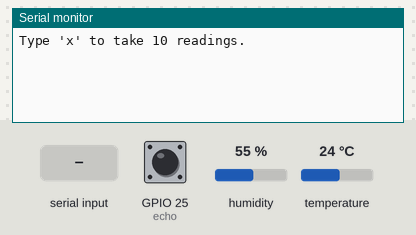
The sketch below on a simulated ESP32. On the bench: the last lines printed to the serial monitor. The test bench sets the inputs (shaded band); at power-on: GPIO 25 (echo) LOW, humidity 55 %, temperature 24 °C.

Above: at 1.2 s.
1.3 s: "x\n" received over Serial
At 2.5 s:
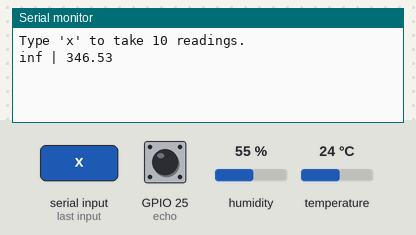
2.8 s: GPIO 25 (echo) pulsed HIGH 2 times (0.12 s each, 0.3 s apart)
6.4 s: humidity set to 22 %
At 7.9 s:
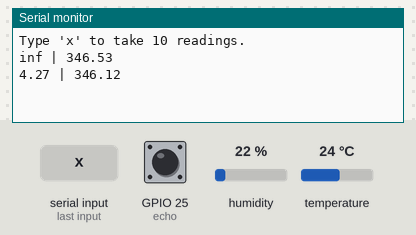

Measured:
- after the input at 1.3 s, the serial monitor: prints a new line after 0.07 s (image 1)
- after the input at 6.4 s, the serial monitor: prints a new line after 0.05 s (image 2)

The sketch:

RTSSv0.7.ino
```cpp
//check the images first to understand the setup needed and the calculations made.

#include <esp_timer.h>
#include <DHT.h>

const int DHTPIN = 23;
#define DHTTYPE DHT11

const int trigger = 27;
const int echo = 25;
const float dist = 25.6;

//set distance according to your setup

volatile int64_t start = 0;
volatile int64_t end = 0;
volatile bool ready = false;

DHT dht(DHTPIN, DHTTYPE);

//using software interrupts to measure time accurately

void IRAM_ATTR timeRec() {
  if (digitalRead(echo)) {
    start = esp_timer_get_time();
  } else {
    end = esp_timer_get_time();
    ready = true;
  }
}

void setup() {
  Serial.begin(115200);
  pinMode(trigger, OUTPUT);
  pinMode(echo, INPUT);
  attachInterrupt(digitalPinToInterrupt(echo), timeRec, CHANGE);
  dht.begin();
  Serial.println("Type 'x' to take 10 readings.");
}

void RTSS() {

  //Ultrasonic sensor thingy
  digitalWrite(trigger, LOW);
  delayMicroseconds(2);
  digitalWrite(trigger, HIGH);
  delayMicroseconds(10);
  digitalWrite(trigger, LOW);

  delay(50);

  float T = dht.readTemperature(); //degree celcius
  float H = dht.readHumidity(); //%age relative humdity


  float time_sec = (end - start) / 1e6; //time in microsec = seconds * 10^-6
  float correction = sqrt(sq(dist) + sq(1.05)); //still in cm
  float calculated_speed = 0.02 * correction / time_sec; //multiplied by 2, cuz two-way trip; divided by 100, cuz cm --> m

  float theoretical_speed = 331.3 + (0.606*T) + (0.0124*H);

  Serial.print(calculated_speed, 2);
  Serial.print(" | ");
  Serial.println(theoretical_speed, 2);

  ready = false;
}

void loop() {
  if (Serial.available()) {
    String input = Serial.readStringUntil('\n');
    input.trim();
    if (input == "x") {
      for (int i = 0; i < 10; i++) {
        RTSS();
        delay(5000);
      }
    }
  }
}
```
